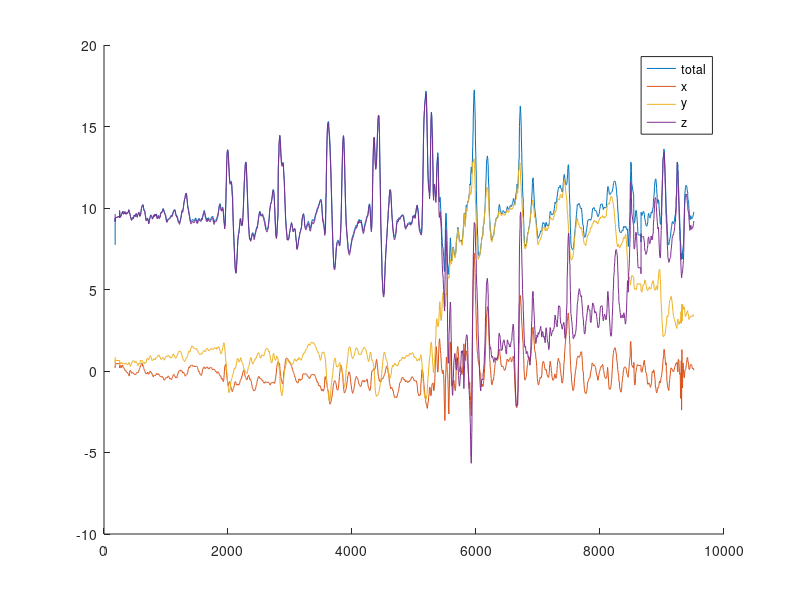
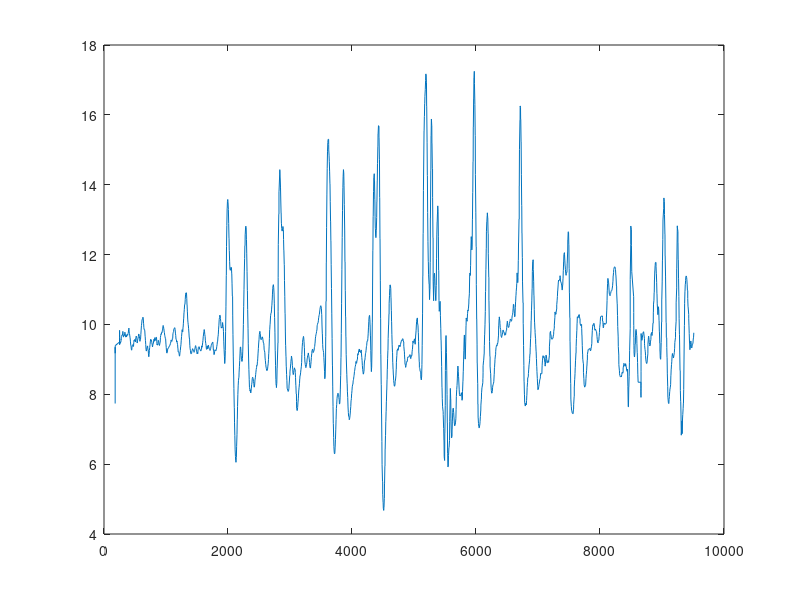

Write the MATLAB code that produced these figures, in order.
clc; clear all;

data = csvread('sensorReadings5z5y.csv');
time = data(:,1);
acc = data(:,12);
acc_x = data(:,2);
acc_y = data(:,3);
acc_z = data(:,4);

hold on;
plot(time, acc, time, acc_x, time, acc_y, time, acc_z);
legend('total', 'x', 'y','z');
figure;
plot(time, acc);

steps = findpeaks(acc,'MinPeakDistance', 300, 'MinPeakHeight', 11);
steps


